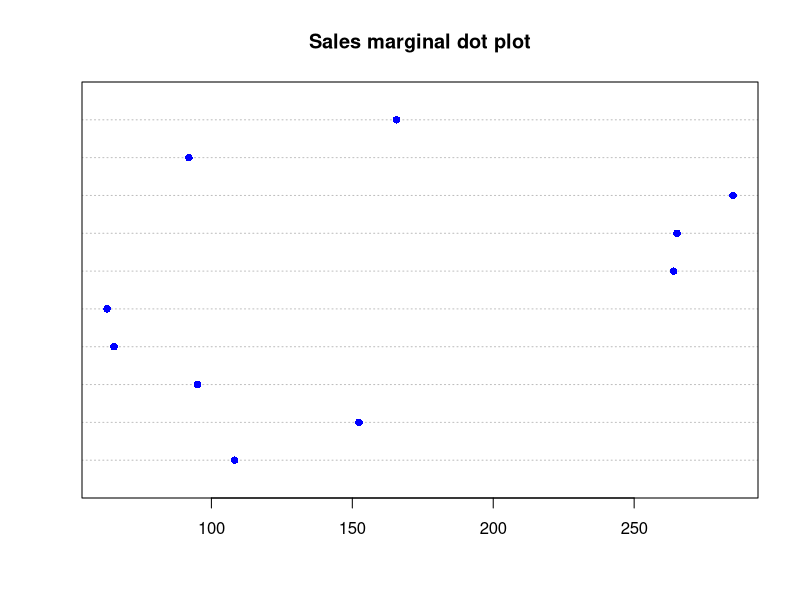
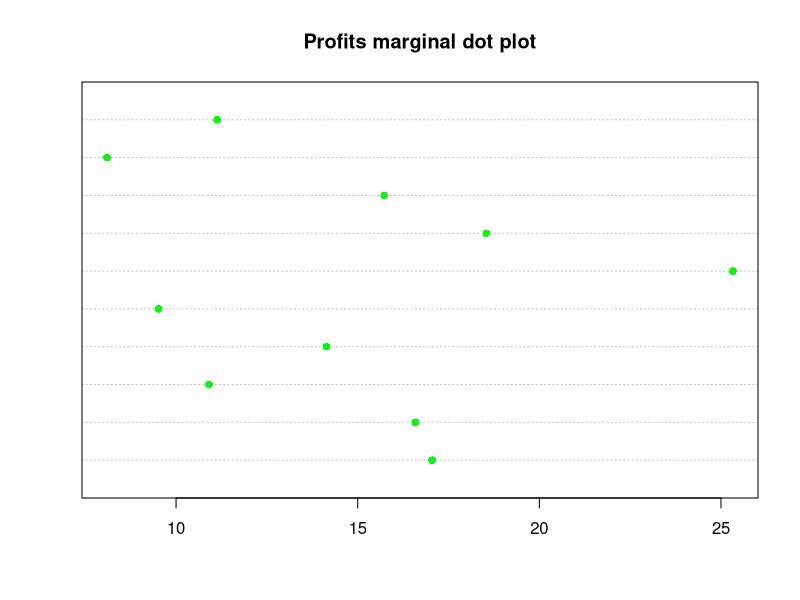
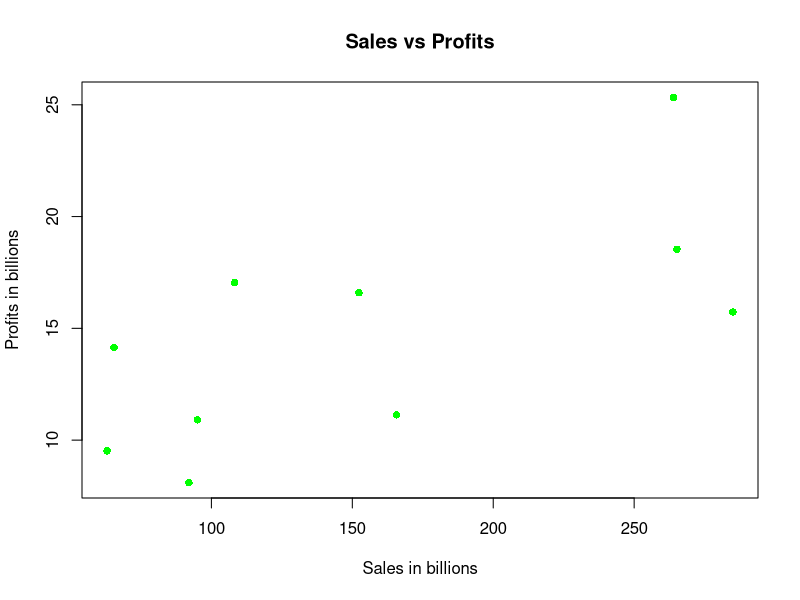

The R script that drew these images, in order:
## ---- chunk 1
knitr::opts_chunk$set(echo = TRUE)
## ---- chunk 2
#~~~~~~~~~~~Question1.3~~~~~~~~~~~
#Create vectors for each variable
x1 = c(9,2,6,5,8)
x2 = c(12,8,6,4,10)
x3 = c(3,4,0,2,1)

mean(x1)
mean(x2)
mean(x3)
#xbar=[6,8,2]



#To find correlation of each variable to one another manually:
cor(x1, x2)
cor(x1, x3)
cor(x2, x3)

#Alternatively, we can create a matrix from each variable vector
M = cbind(x1,x2,x3)
colMeans(M)
# Matrix Sn:
var(M)

# Matrix R:
cor(M)

       





## ---- chunk 3

#~~~~~~~~~~~Question 1.4~~~~~~~~~~~
#set the working directory
setwd("~/Documents/MA369/Datasets")
dir()
companyData=read.table("369 HW1 Q1.4.txt", sep="\t",header=T)
companyData
#Display how many rows and columns are in the dataset, ie the "dimensions"
dim(companyData)
#Check missing values
is.na(companyData)
#Lets see how R read the data in the dataset, ie we need to check the "structure" of the dataset
str(companyData)
#Assign variables
Sales=companyData[1:10, 1]
Profits=companyData[1:10, 2]
Assets=companyData[1:10, 3]


#1.4a
dotchart(Sales, pch = 16, col="blue", main = "Sales marginal dot plot")
dotchart(Profits, pch = 16, col="green", main = "Profits marginal dot plot")
plot(Sales, Profits, pch=16, col="green", xlab="Sales in billions", ylab="Profits in billions", main="Sales vs Profits")
#Based on the appearance of the marginal dot plot for both variables, the data is reltaively spread out. This is especially clear if looking at the variation over the values on the x axis. The scatter diagram shows a loose positive relationship between the variables, which makese sense as we are graphing profits and sales.

###1.4b
#x1:
mean(Sales)
#x2: 
mean(Profits)

Sn = var(companyData)
R = cor(companyData)
Sn
R
#S11, S22, S12:
Sn[1,1]
Sn[2,2]
Sn[1,2]

#R12, interpret R12:
R[1,2]
#A correlation coefficient between x1 and x2


